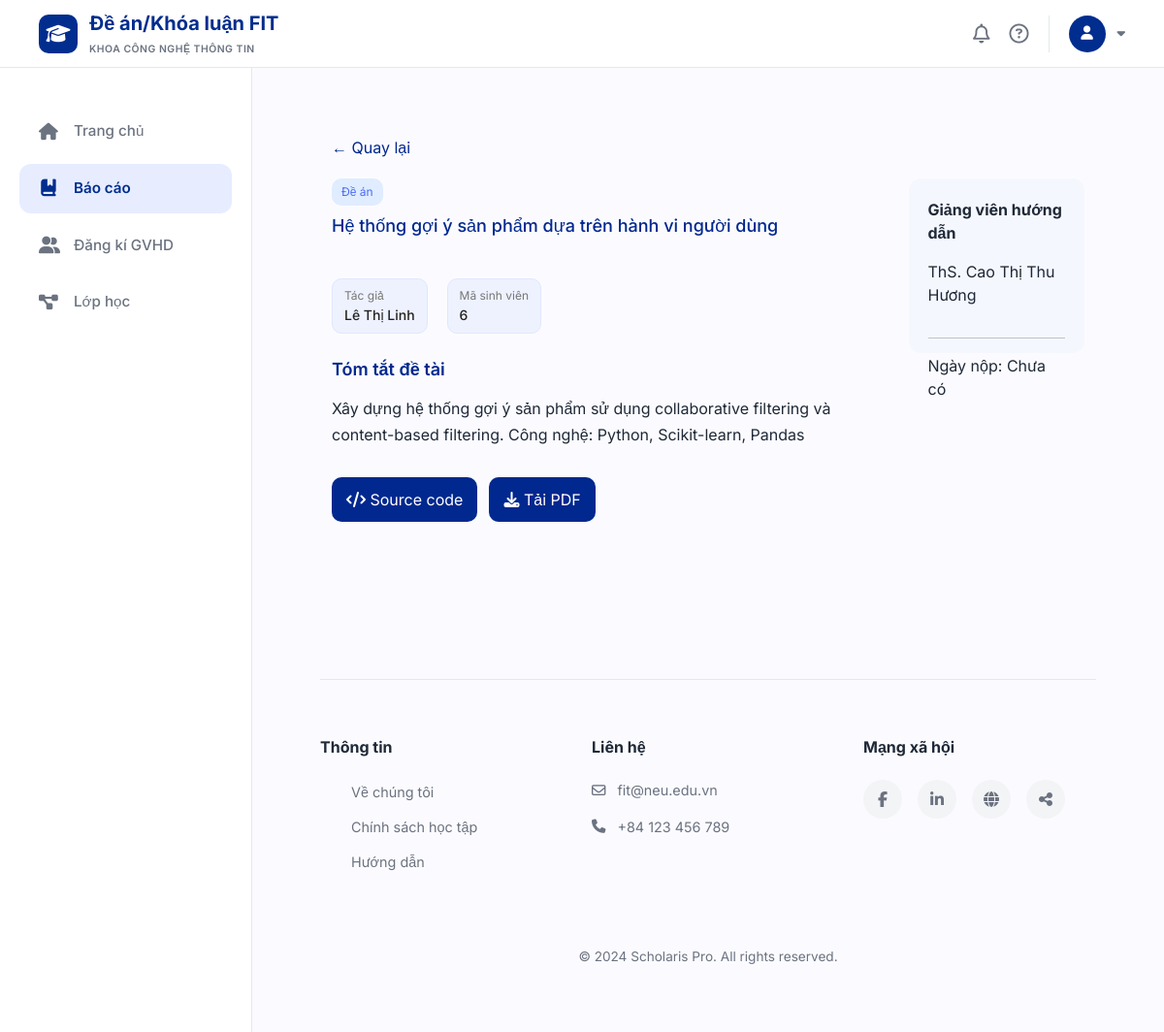
The page /theses/6 on the database as committed earlier.
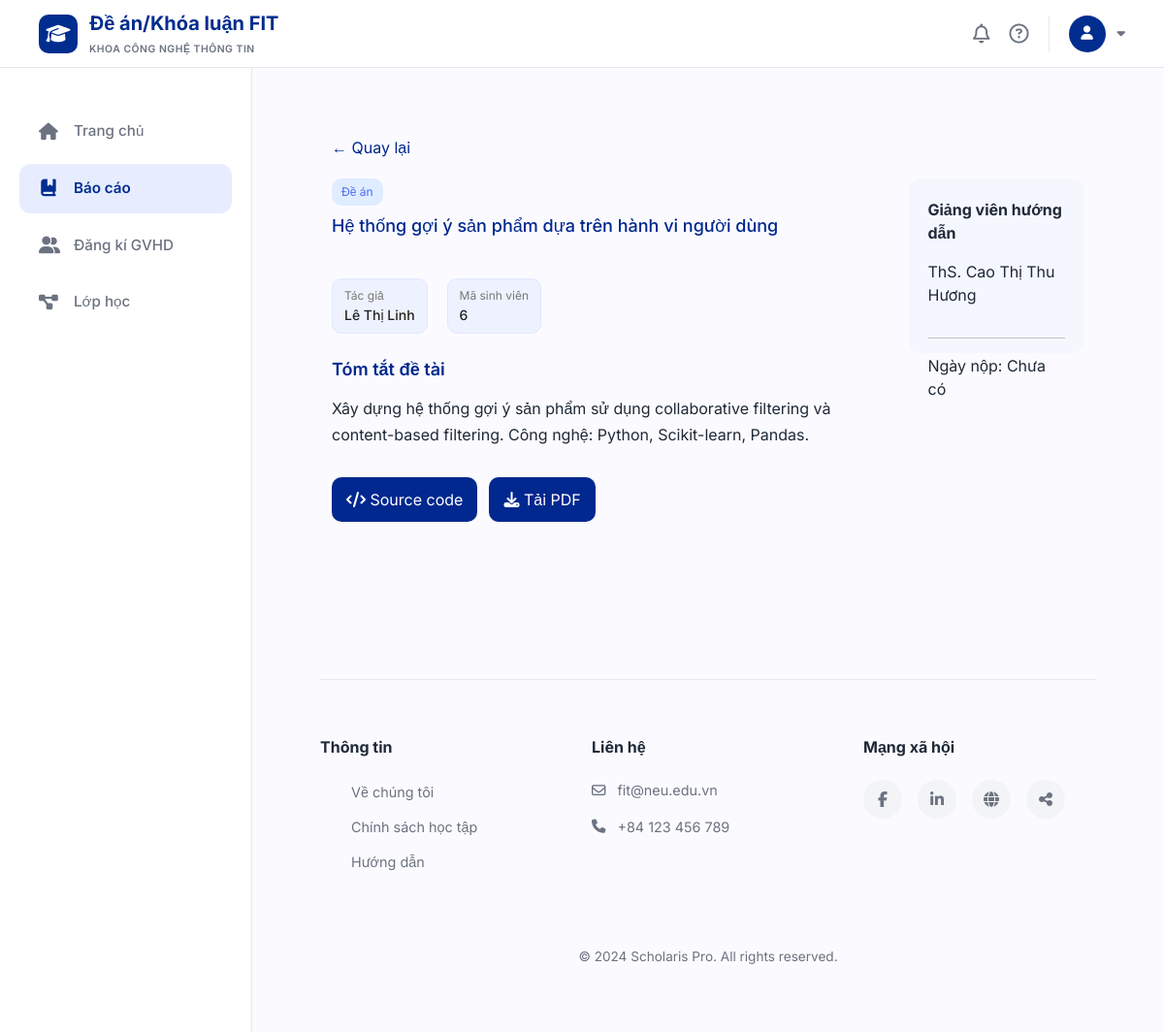
The same page on the database as committed later.
### tables this page shows
CREATE TABLE topics (
    id INTEGER PRIMARY KEY AUTOINCREMENT,
    student_id INTEGER NOT NULL,
    class_id INTEGER NOT NULL,
    title VARCHAR(500) NOT NULL,
    description TEXT,
    created_at DATETIME DEFAULT CURRENT_TIMESTAMP,
    updated_at DATETIME DEFAULT CURRENT_TIMESTAMP,
    FOREIGN KEY (student_id) REFERENCES students(id),
    FOREIGN KEY (class_id) REFERENCES classes(id)
);

### app/student/thesis/routes.py (the view)
@thesis_bp.route("/theses/<int:topic_id>")
def thesis_detail(topic_id):
    conn = get_db()
    cursor = conn.cursor()
    sql = """
    SELECT
        topics.id,
        topics.title,
        topics.description,
        classes.class_code,
        courses.course_name,
        course_types.type_name,
        users.full_name AS lecturer_name,

        u2.full_name AS student_name,
        students.id AS student_code,

        published_reports.published_at,
        published_reports.file_url,
        published_reports.source_code_url

    FROM topics

    JOIN classes ON topics.class_id = classes.id
    JOIN courses ON classes.course_id = courses.id
    JOIN course_types ON courses.course_type_id = course_types.id
    JOIN lecturers ON classes.lecturer_id = lecturers.id
    JOIN users ON lecturers.user_id = users.id

    JOIN students ON topics.student_id = students.id
    JOIN users u2 ON students.user_id = u2.id

    LEFT JOIN published_reports
        ON published_reports.topic_id = topics.id

    WHERE topics.id = ?
    """
    thesis = cursor.execute(sql, (topic_id,)).fetchone()
    conn.close()
    return render_template("student/thesis_detail.html", t=thesis)

### app/database.py (called while the page is built)
def get_db():
    conn = sqlite3.connect(DB_PATH)
    conn.row_factory = sqlite3.Row
    return conn

### templates/student/thesis_detail.html (shortened to what this page needs)
{% extends "student/base.html" %}
{% block styles %}
<link rel="stylesheet" href="{{ url_for('static', filename='theses.css') }}">
{% endblock %}
{% block content %}
<div class="container detail-page">
    <a href="/theses-projects" class="back">← Quay lại</a>
    <div class="detail-layout">
        <div class="main">
            <div class="type {{ 'project' if t['type_name']=='Đề án' else 'thesis' }}">
                {{ t["type_name"] }}
            </div>
            <h1 class="title">{{ t["title"] }}</h1>
            <div class="author-row">
                <div class="author-item">
                    <div class="label">Tác giả</div>
                    <div class="value">{{ t["student_name"] }}</div>
                </div>
                <div class="author-item">
                    <div class="label">Mã sinh viên</div>
                    <div class="value">{{ t["student_code"] }}</div>
                </div>
            </div>
            <h3 class="section-title">Tóm tắt đề tài</h3>
            <div class="desc">
                {{ t["description"] or "Không có mô tả" }}
            </div>
            <div class="bottom-actions">
                <a href="{{ t['source_code_url'] or '#' }}" class="btn">
                    <i class="fa-solid fa-code"></i> Source code
                </a>
                <a href="{{ t['file_url'] if t['file_url'] else '#' }}"
   class="btn"
   download="{{ t['file_url'].split('/')[-1] if t['file_url'] else '' }}"
   {% if not t['file_url'] %} onclick="return false;" {% endif %}>
    <i class="fa-solid fa-download"></i> Tải PDF
</a>
            </div>
        </div>
        <div class="side">
            <div class="info-box">
                <p><b>Giảng viên hướng dẫn</b></p>
                <p>{{ t["lecturer_name"] }}</p>
                <hr>
                <p class="date">
                    Ngày nộp: {{ t["published_at"][:10] if t["published_at"] else "Chưa có" }}
                </p>
            </div>
        </div>
    </div>
</div>
{% endblock %}

Rows that differ between the two databases and show on the page:
changed topics "Hệ thống gợi ý sản phẩm dựa trên hành vi người dùng": description "Xây dựng hệ thống gợi ý sản phẩm sử dụng collaborative filtering và content-based filtering. Công nghệ: Python, Scikit-learn, Pandas" → "Xây dựng hệ thống gợi ý sản phẩm sử dụng collaborative filtering và content-based filtering. Công nghệ: Python, Scikit-learn, Pandas."
